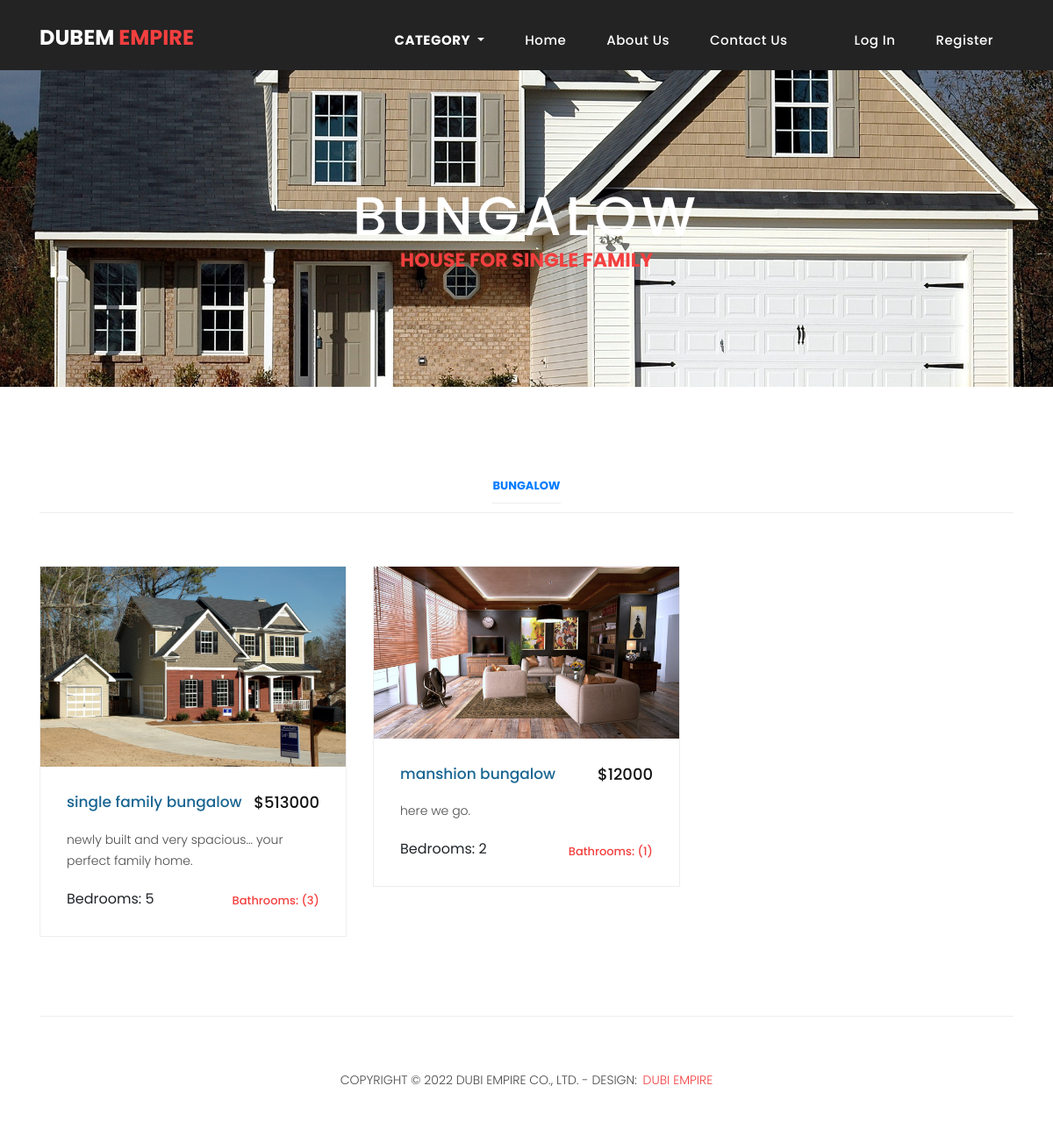
The page /category/bungalow/ on the database its author committed.
### empire/models.py (models this page shows, shortened)
class Category(models.Model):
    title = models.CharField(max_length=100)
    slug = models.SlugField()
    description = models.TextField()
    image = models.ImageField()
    is_active = models.BooleanField(default=True)
    def __str__(self):
        return self.title

class Property(models.Model):
    realtor = models.ForeignKey(Realtor, on_delete = models.DO_NOTHING)
    title = models.CharField(max_length=200)
    location = models.CharField(max_length=200)
    category = models.ForeignKey(Category, on_delete=models.CASCADE, blank=False)
    city = models.CharField(max_length=100)
    state = models.CharField(max_length=100)
    description = models.TextField(blank=True)
    price = models.IntegerField()
    slug = models.SlugField()
    bedrooms = models.IntegerField()
    bathrooms = models.IntegerField()
    garage = models.IntegerField(default=0)
    sqft = models.IntegerField()
    lot_size = models.DecimalField(max_digits=5, decimal_places=1)
    image = models.ImageField()
    photo_1 = models.ImageField(blank=True)
    photo_2 = models.ImageField(blank=True)
    photo_3 = models.ImageField(blank=True)
    photo_4 = models.ImageField(blank=True)
    photo_5 = models.ImageField(blank=True)
    photo_6 = models.ImageField(blank=True)
    photo_7 = models.ImageField(blank=True)
    list_date = models.DateTimeField(auto_now_add=True)
    is_active = models.BooleanField(default=True)
    def get_absolute_url(self):
        return reverse("listing", kwargs={'slug': self.slug})

### empire/views.py (the view)
# urls.py: path('category/<slug>/', CategoryView.as_view(), name='category'),
class CategoryView(View):
    def get(self, *args, **kwargs):
        category = Category.objects.get(slug=self.kwargs['slug'])
        property = Property.objects.filter(category=category, is_active=True)
        context = {
            'object_list': property,
            'category_title': category,
            'category_description': category.description,
            'category_image': category.image
        }
        return render(self.request, "category.html", context)

### empire/templatetags/category_template_tag.py (called while the page is built)
@register.simple_tag
def categories():
    items = Category.objects.filter(is_active=True).order_by('title')
    items_li = ""
    for i in items:
        items_li += """<li><a href="/category/{}">{}</a></li>""".format(i.slug, i.title)
    return mark_safe(items_li)

@register.simple_tag
def categories_li_a():
    items = Category.objects.filter(is_active=True).order_by('title')
    items_li_a = ""
    for i in items:
        items_li_a += """<li class="filters"><a href="/category/{}" class="filters">{}</a></li>""".format(i.slug,
                                                                                                         i.title)
    return mark_safe(items_li_a)

### empire/templates/category.html (shortened to what this page needs)
{% extends 'base.html' %}
{% load static %}
{% load category_template_tag %}
{% block content %}
    <div class="page-heading products-heading header-text" style="background-image: url(/static/images/{{category_image}});">
        <div class="container">
            <div class="row">
                <div class="col-md-12">
                <div class="text-content">
                    <h2>{{ category_title }}</h2>
                    <h4>{{ category_description }}</h4>
                </div>
                </div>
            </div>
        </div>
    </div>
    <div class="products">
        <div class="container">
          <div class="row">
            <div class="col-md-12">
              <div class="filters">
                    <ul>
                        {% categories_li_a %}
                    </ul>
              </div>
            </div>
            <div class="col-md-12">
                <div class="filters-content">
                    <div class="row grid">
                        {% for property in object_list %}
                            <div class="col-lg-4 col-md-4 all des">
                            <div class="product-item">
                                <a href="{{ property.get_absolute_url }}"><img src="{{ property.image.url }}" alt=""></a>
                                <div class="down-content">
                                <a href="{{ property.get_absolute_url }}"><h4>{{property.title}}</h4></a>
                                <h6>${{property.price}}</h6>
                                <p>{{property.description}}.</p>
                                <ul class="stars">
                                    <li>Bedrooms: {{property.bedrooms}}</li>
                                </ul>
                                <span>Bathrooms: ({{property.bathrooms}})</span>
                                </div>
                            </div>
                            </div>
                        {% endfor %}
                    </div>
                </div>
            </div>
        </div>
    </div>
{% endblock content %}

### static/css/empire.css (style rules this page uses)
body { font-family: 'Poppins', sans-serif; overflow-x: hidden; text-rendering: optimizeLegibility; -webkit-font-smoothing: antialiased; -moz-osx-font-smoothing: grayscale; }
p { margin-bottom: 0px; font-size: 14px; font-weight: 300; color: #4a4a4a; line-height: 24px; }
a { text-decoration: none!important; }
ul { padding: 0; margin: 0; list-style: none; }
h1,h2,h3,h4,h5,h6 { margin: 0px; }
.products-heading { background-image: url(../images/products-heading.jpg); }
.page-heading { padding: 210px 0px 130px 0px; text-align: center; background-position: center center; background-repeat: no-repeat; background-size: cover; }
.page-heading .text-content h4 { color: #f33f3f; font-size: 22px; text-transform: uppercase; font-weight: 700; margin-bottom: 0px; }
.page-heading .text-content h2 { color: #fff; font-size: 62px; text-transform: uppercase; letter-spacing: 5px; }
.product-item { border: 1px solid #eee; margin-bottom: 30px; }
.product-item .down-content { padding: 30px; position: relative; }
.product-item img { width: 100%; overflow: hidden; }
.product-item .down-content h4 { font-size: 17px; color: #1a6692; margin-bottom: 20px; }
.product-item .down-content h6 { position: absolute; top: 30px; right: 30px; font-size: 18px; color: #121212; }
.product-item .down-content p { margin-bottom: 20px; }
.product-item .down-content ul li { display: inline-block; }
.product-item .down-content span { position: absolute; right: 30px; bottom: 30px; font-size: 13px; color: #f33f3f; font-weight: 500; }
.products { margin-top: 100px; }
.products .filters { text-align: center; border-bottom: 1px solid #eee; padding-bottom: 10px; margin-bottom: 60px; }
.products .filters li { text-transform: uppercase; font-size: 13px; font-weight: 700; color: #121212; display: inline-block; margin: 0px 10px; transition: all .3s; cursor: pointer; }

### rows shown on the page
Category: image (picture), title "BUNGALOW", description "HOUSE FOR SINGLE FAMILY", slug+title "BUNGALOW"
Property: image (picture), title "single family bungalow", price "513000", description "newly built and very spacious... your perfect family home", bedrooms "5", bathrooms "3"
Property: image (picture), title "manshion bungalow", price "12000", description "here we go", bedrooms "2", bathrooms "1"
